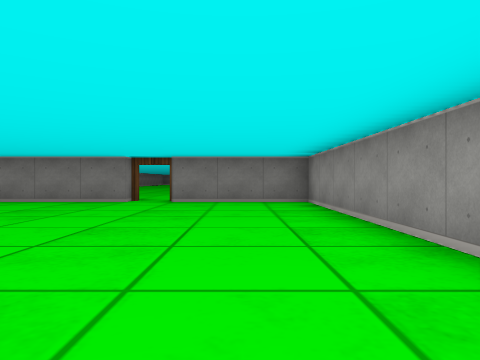
view 1 (above)

14 first-person views from a walk through a cub3D ray-caster map. The camera is about half as high as the walls, looks level and sees 70° across. The floor is counted in squares. Each view is taken from the middle of a square. On the plan, view 1 faces up. The plan holds only what a view shows up to about 9 squares ahead; the rest is blank. The place goes on beyond the plan.

view 2
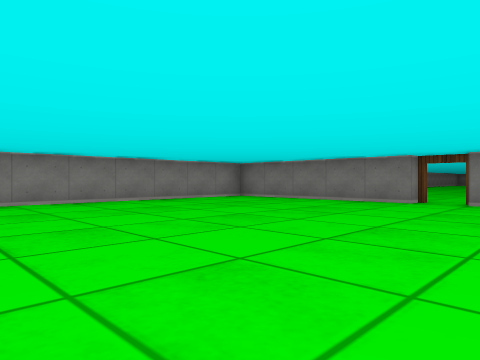

view 3
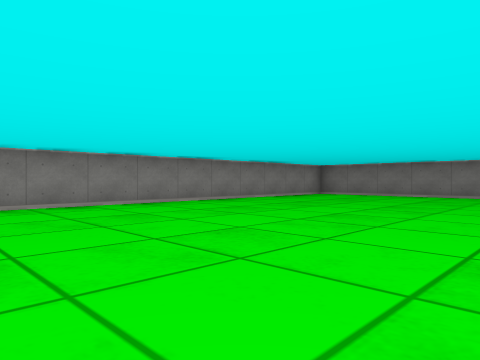

view 4
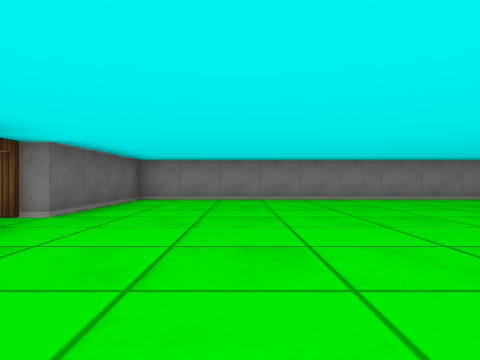

view 5
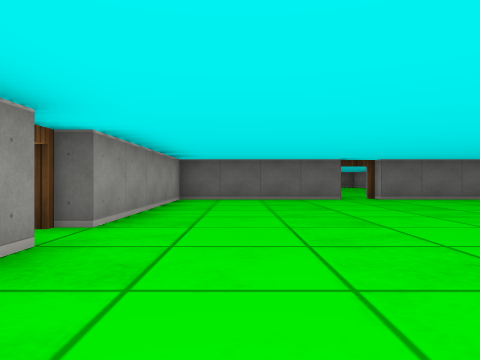

view 6
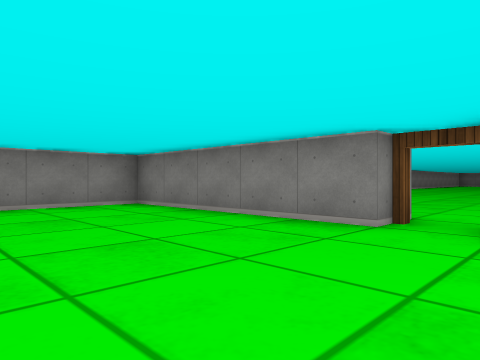

view 7
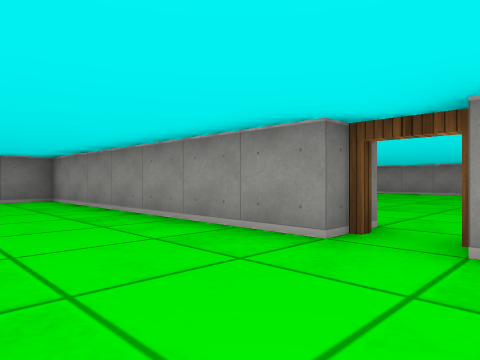

view 8
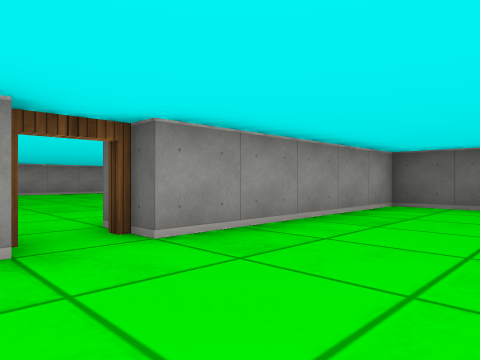

view 9
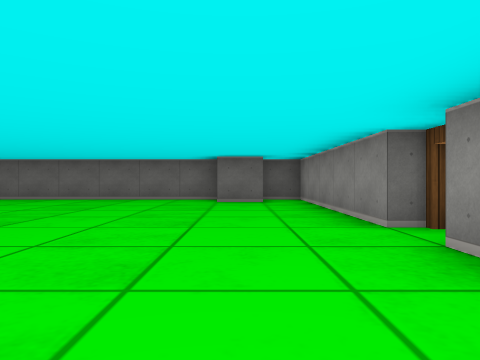

view 10
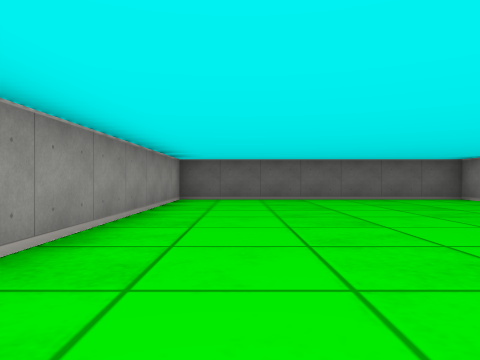

view 11
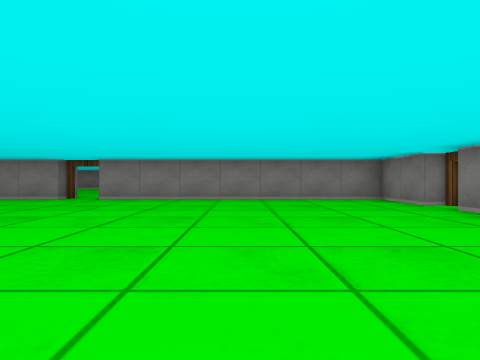

view 12
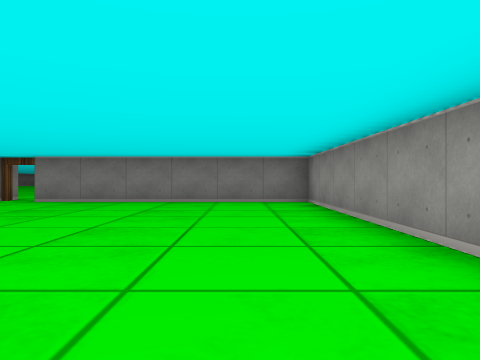

view 13
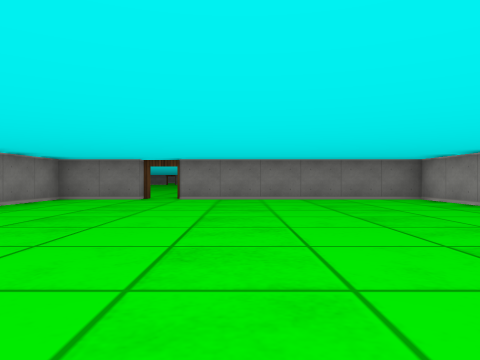

view 14
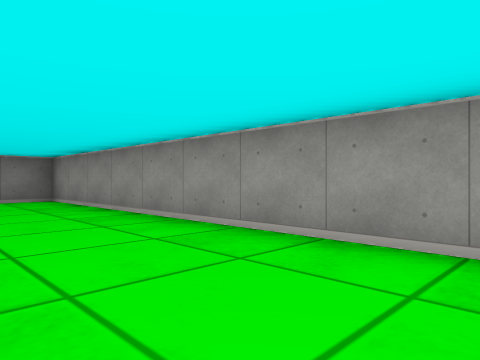

### Floor plan
Points are (right, up) in squares from view 1. A wall is a line through its corners. A room is listed if a view was taken in it or the views show most of it. See-through windows are left out.
Room 1 (views 1, 2, 3, 4, 5, 6, 7, 8)
walls: (1.5, 0.5) (1.5, 7.5) (-1.5, 7.5); (-2.5, -5.5) (1.5, -5.5) (1.5, -0.5); (-2.5, 7.5) (-7.5, 7.5) (-7.5, -5.5) (-3.5, -5.5)
ways out: open door at (2, 0) to room 2; open door at (-3, -6); open door at (-2, 8)
Room 2 (views 9, 10, 11, 12, 13, 14)
walls: (2.5, -0.5) (2.5, -5.5) (3.5, -5.5); (4.5, -4.9) (4.5, -5.5) (11.5, -5.5) (11.5, 7.5) (5.5, 7.5); (3.5, -4.5) (4.5, -4.5); (4.5, 7.5) (2.5, 7.5) (2.5, 0.5)
ways out: open door at (2, 0) to room 1; open door at (5, 8)

Positions as (right, up) in squares from view 1, and headings:
1: (0, 0), facing up
2: (0, 0), facing up-left
3: (-1, -3), facing up-left
4: (1, -3), facing left
5: (0, 3), facing down
6: (-1, 4), facing up-left
7: (-1, -1), facing up-right
8: (-1, 1), facing down-right
9: (4, 3), facing down
10: (10, 3), facing down
11: (11, 4), facing left
12: (10, 0), facing up
13: (7, -1), facing up
14: (9, -1), facing up-right
